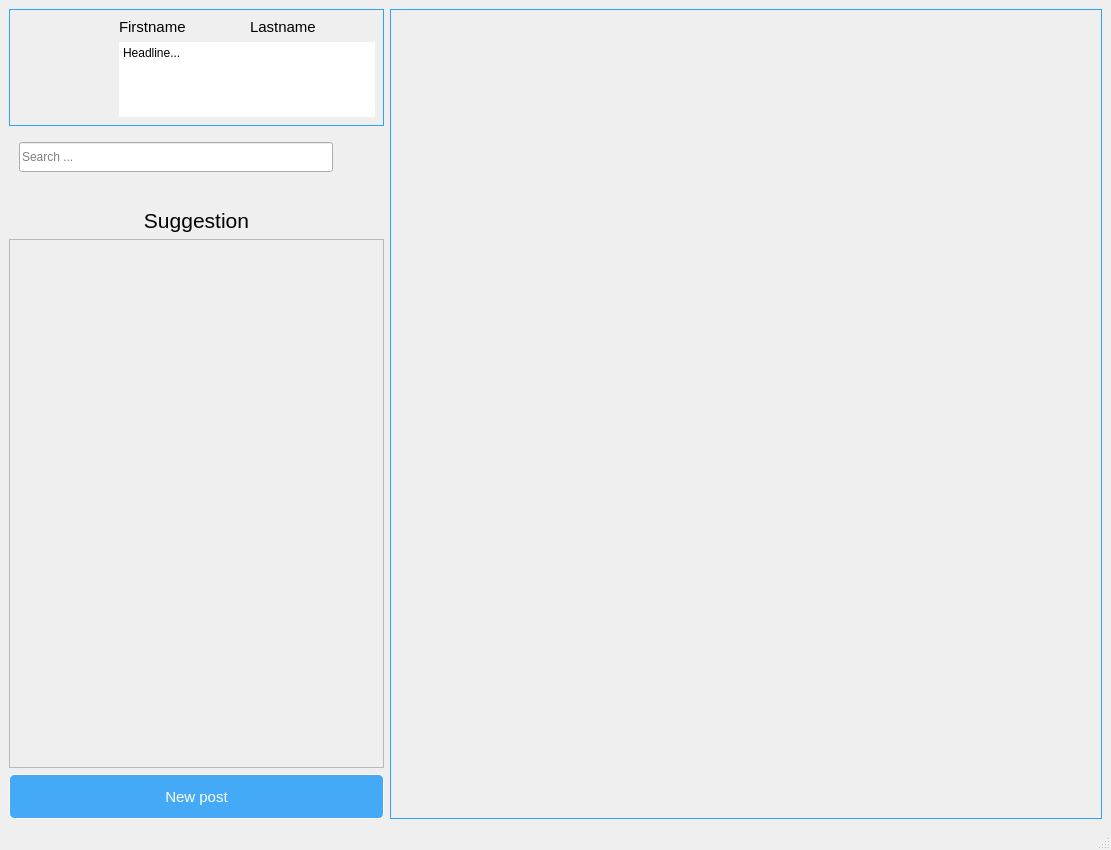
<?xml version="1.0" encoding="UTF-8"?>
<ui version="4.0">
 <class>Mainwindow</class>
 <widget class="QMainWindow" name="Mainwindow">
  <property name="geometry">
   <rect>
    <x>0</x>
    <y>0</y>
    <width>1111</width>
    <height>850</height>
   </rect>
  </property>
  <property name="minimumSize">
   <size>
    <width>1111</width>
    <height>850</height>
   </size>
  </property>
  <property name="maximumSize">
   <size>
    <width>1111</width>
    <height>850</height>
   </size>
  </property>
  <property name="windowTitle">
   <string>MainWindow</string>
  </property>
  <property name="styleSheet">
   <string notr="true">background:rgba(248, 253, 255, 206);
color:rgb(1, 31, 54);\n</string>
  </property>
  <widget class="QWidget" name="centralwidget">
   <layout class="QHBoxLayout" name="horizontalLayout_2" stretch="0,7">
    <item>
     <layout class="QVBoxLayout" name="verticalLayout_2" stretch="1,0,3,1">
      <item>
       <widget class="QWidget" name="profile_widget" native="true">
        <property name="minimumSize">
         <size>
          <width>0</width>
          <height>110</height>
         </size>
        </property>
        <property name="maximumSize">
         <size>
          <width>16777215</width>
          <height>117</height>
         </size>
        </property>
        <property name="styleSheet">
         <string notr="true">QWidget#profile_widget{border:1px solid rgb(48, 162, 249)}</string>
        </property>
        <layout class="QHBoxLayout" name="horizontalLayout_4">
         <item>
          <widget class="QLabel" name="img_label">
           <property name="minimumSize">
            <size>
             <width>95</width>
             <height>95</height>
            </size>
           </property>
           <property name="maximumSize">
            <size>
             <width>95</width>
             <height>95</height>
            </size>
           </property>
           <property name="cursor">
            <cursorShape>PointingHandCursor</cursorShape>
           </property>
           <property name="text">
            <string/>
           </property>
           <property name="pixmap">
            <pixmap resource="resources/resources.qrc">:/images/User-Profile-PNG-Image.png</pixmap>
           </property>
           <property name="scaledContents">
            <bool>true</bool>
           </property>
           <property name="alignment">
            <set>Qt::AlignCenter</set>
           </property>
           <property name="wordWrap">
            <bool>false</bool>
           </property>
           <property name="indent">
            <number>0</number>
           </property>
          </widget>
         </item>
         <item>
          <layout class="QVBoxLayout" name="verticalLayout_4" stretch="1,0">
           <item>
            <layout class="QHBoxLayout" name="horizontalLayout_3">
             <item>
              <widget class="QLabel" name="firstname_label">
               <property name="font">
                <font>
                 <pointsize>11</pointsize>
                </font>
               </property>
               <property name="text">
                <string>Firstname</string>
               </property>
              </widget>
             </item>
             <item>
              <widget class="QLabel" name="lastname_label">
               <property name="font">
                <font>
                 <pointsize>11</pointsize>
                </font>
               </property>
               <property name="text">
                <string>Lastname</string>
               </property>
              </widget>
             </item>
            </layout>
           </item>
           <item>
            <widget class="QPlainTextEdit" name="headline_plainTextEdit">
             <property name="styleSheet">
              <string notr="true">border:none;</string>
             </property>
             <property name="readOnly">
              <bool>true</bool>
             </property>
             <property name="plainText">
              <string>Headline...
</string>
             </property>
             <property name="maximumBlockCount">
              <number>0</number>
             </property>
             <property name="backgroundVisible">
              <bool>false</bool>
             </property>
             <property name="centerOnScroll">
              <bool>false</bool>
             </property>
            </widget>
           </item>
          </layout>
         </item>
        </layout>
       </widget>
      </item>
      <item>
       <layout class="QHBoxLayout" name="horizontalLayout">
        <property name="topMargin">
         <number>10</number>
        </property>
        <property name="bottomMargin">
         <number>10</number>
        </property>
        <item>
         <widget class="QLineEdit" name="search_lineEdit">
          <property name="minimumSize">
           <size>
            <width>0</width>
            <height>30</height>
           </size>
          </property>
          <property name="cursor">
           <cursorShape>IBeamCursor</cursorShape>
          </property>
          <property name="styleSheet">
           <string notr="true">margin-right:5px;
margin-left:10px;
</string>
          </property>
          <property name="placeholderText">
           <string>Search ...</string>
          </property>
         </widget>
        </item>
        <item>
         <widget class="QPushButton" name="pushButton_2">
          <property name="cursor">
           <cursorShape>PointingHandCursor</cursorShape>
          </property>
          <property name="styleSheet">
           <string notr="true">QPushButton:hover
{
	border:1px solid rgb(48, 162, 249);
	border-radius:5px;
	background:rgba(68, 170, 248, 35);
}</string>
          </property>
          <property name="text">
           <string/>
          </property>
          <property name="icon">
           <iconset resource="resources/resources.qrc">
            <normaloff>:/images/search-icon.png</normaloff>:/images/search-icon.png</iconset>
          </property>
          <property name="iconSize">
           <size>
            <width>40</width>
            <height>30</height>
           </size>
          </property>
          <property name="flat">
           <bool>true</bool>
          </property>
         </widget>
        </item>
       </layout>
      </item>
      <item>
       <layout class="QVBoxLayout" name="verticalLayout" stretch="0,0">
        <property name="topMargin">
         <number>20</number>
        </property>
        <item>
         <widget class="QLabel" name="label_5">
          <property name="font">
           <font>
            <pointsize>16</pointsize>
           </font>
          </property>
          <property name="styleSheet">
           <string notr="true"/>
          </property>
          <property name="text">
           <string>Suggestion</string>
          </property>
          <property name="alignment">
           <set>Qt::AlignCenter</set>
          </property>
         </widget>
        </item>
        <item>
         <widget class="QScrollArea" name="userNetwork_scrollArea">
          <property name="widgetResizable">
           <bool>true</bool>
          </property>
          <widget class="QWidget" name="scrollAreaWidgetContents_2">
           <property name="geometry">
            <rect>
             <x>0</x>
             <y>0</y>
             <width>373</width>
             <height>496</height>
            </rect>
           </property>
          </widget>
         </widget>
        </item>
       </layout>
      </item>
      <item>
       <widget class="QPushButton" name="newPost_pushButton">
        <property name="minimumSize">
         <size>
          <width>0</width>
          <height>45</height>
         </size>
        </property>
        <property name="font">
         <font>
          <pointsize>11</pointsize>
         </font>
        </property>
        <property name="cursor">
         <cursorShape>PointingHandCursor</cursorShape>
        </property>
        <property name="styleSheet">
         <string notr="true">QPushButton{
color:white;
border:1px solid white;
border-radius:5px;
padding:5px;
background:rgb(68, 170, 248)
}
QPushButton:hover
{
	border:1px solid rgb(32, 74, 135);
	border-radius:5px;
	background:rgb(48, 162, 249);
}</string>
        </property>
        <property name="text">
         <string>New post</string>
        </property>
        <property name="iconSize">
         <size>
          <width>25</width>
          <height>25</height>
         </size>
        </property>
        <property name="flat">
         <bool>true</bool>
        </property>
       </widget>
      </item>
     </layout>
    </item>
    <item>
     <widget class="QScrollArea" name="post_scrollArea">
      <property name="styleSheet">
       <string notr="true">QScrollArea#post_scrollArea{border:1px solid rgb(48, 162, 249)}</string>
      </property>
      <property name="widgetResizable">
       <bool>true</bool>
      </property>
      <widget class="QWidget" name="scrollAreaWidgetContents">
       <property name="geometry">
        <rect>
         <x>0</x>
         <y>0</y>
         <width>706</width>
         <height>786</height>
        </rect>
       </property>
       <layout class="QVBoxLayout" name="verticalLayout_3">
        <item>
         <widget class="QWidget" name="widget_2" native="true">
          <property name="minimumSize">
           <size>
            <width>0</width>
            <height>300</height>
           </size>
          </property>
         </widget>
        </item>
        <item>
         <spacer name="verticalSpacer_2">
          <property name="orientation">
           <enum>Qt::Vertical</enum>
          </property>
          <property name="sizeHint" stdset="0">
           <size>
            <width>20</width>
            <height>459</height>
           </size>
          </property>
         </spacer>
        </item>
       </layout>
      </widget>
     </widget>
    </item>
   </layout>
  </widget>
  <widget class="QMenuBar" name="menubar">
   <property name="geometry">
    <rect>
     <x>0</x>
     <y>0</y>
     <width>1111</width>
     <height>22</height>
    </rect>
   </property>
  </widget>
  <widget class="QStatusBar" name="statusbar"/>
 </widget>
 <resources>
  <include location="resources/resources.qrc"/>
 </resources>
 <connections/>
</ui>
